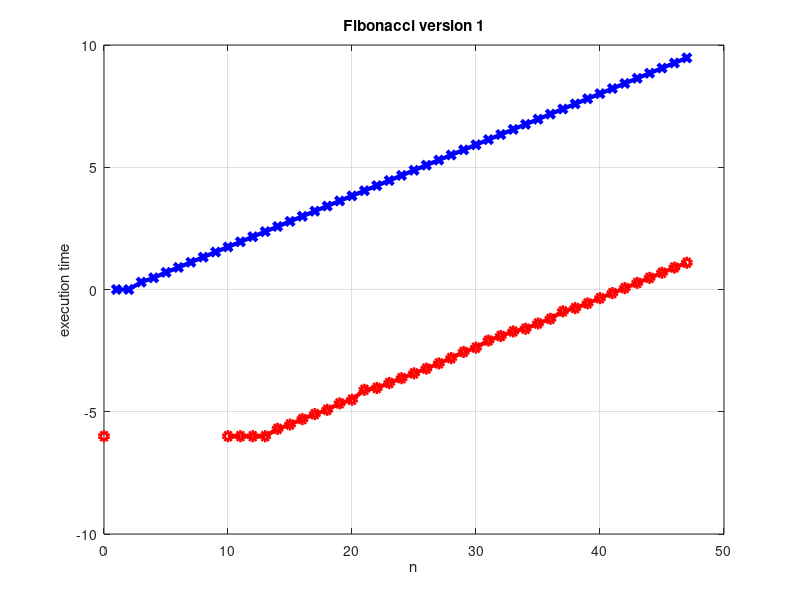

This figure's MATLAB source:
load P02_y1.txt;
% first column: n
% third column: F(n)
% fourth column: execution time
y=P02_y1;
plot(y(:,1),log10(y(:,3)),'bx-','linewidth',3,y(:,1),log10(y(:,4)),'ro-','linewidth',3)
grid on
xlabel('n');
ylabel('execution time');
title('Fibonacci version 1');
